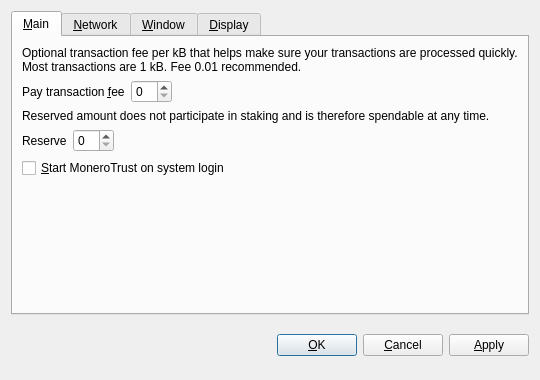
<?xml version="1.0" encoding="UTF-8"?>
<ui version="4.0">
 <class>OptionsDialog</class>
 <widget class="QDialog" name="OptionsDialog">
  <property name="geometry">
   <rect>
    <x>0</x>
    <y>0</y>
    <width>540</width>
    <height>380</height>
   </rect>
  </property>
  <property name="windowTitle">
   <string>Options</string>
  </property>
  <property name="modal">
   <bool>true</bool>
  </property>
  <layout class="QVBoxLayout" name="verticalLayout">
   <item>
    <widget class="QTabWidget" name="tabWidget">
     <property name="tabPosition">
      <enum>QTabWidget::North</enum>
     </property>
     <property name="currentIndex">
      <number>0</number>
     </property>
     <widget class="QWidget" name="tabMain">
      <attribute name="title">
       <string>&amp;Main</string>
      </attribute>
      <layout class="QVBoxLayout" name="verticalLayout_Main">
       <item>
        <widget class="QLabel" name="transactionFeeInfoLabel">
         <property name="text">
          <string>Optional transaction fee per kB that helps make sure your transactions are processed quickly. Most transactions are 1 kB. Fee 0.01 recommended.</string>
         </property>
         <property name="textFormat">
          <enum>Qt::PlainText</enum>
         </property>
         <property name="wordWrap">
          <bool>true</bool>
         </property>
        </widget>
       </item>
       <item>
        <layout class="QHBoxLayout" name="horizontalLayoutFee">
         <item>
          <widget class="QLabel" name="transactionFeeLabel">
           <property name="text">
            <string>Pay transaction &amp;fee</string>
           </property>
           <property name="textFormat">
            <enum>Qt::PlainText</enum>
           </property>
           <property name="buddy">
            <cstring>transactionFee</cstring>
           </property>
          </widget>
         </item>
         <item>
          <widget class="BitcoinAmountField" name="transactionFee"/>
         </item>
         <item>
          <spacer name="horizontalSpacerFee">
           <property name="orientation">
            <enum>Qt::Horizontal</enum>
           </property>
           <property name="sizeHint" stdset="0">
            <size>
             <width>40</width>
             <height>20</height>
            </size>
           </property>
          </spacer>
         </item>
        </layout>
       </item>
       <item>
        <widget class="QLabel" name="reserveBalanceInfoLabel">
         <property name="text">
          <string>Reserved amount does not participate in staking and is therefore spendable at any time.</string>
         </property>
         <property name="textFormat">
          <enum>Qt::PlainText</enum>
         </property>
         <property name="wordWrap">
          <bool>true</bool>
         </property>
        </widget>
       </item>
       <item>
        <layout class="QHBoxLayout" name="horizontalLayoutReserveBalance">
         <item>
          <widget class="QLabel" name="reserveBalanceLabel">
           <property name="text">
            <string>Reserve</string>
           </property>
           <property name="textFormat">
            <enum>Qt::PlainText</enum>
           </property>
           <property name="buddy">
            <cstring>reserveBalance</cstring>
           </property>
          </widget>
         </item>
         <item>
          <widget class="BitcoinAmountField" name="reserveBalance"/>
         </item>
         <item>
          <spacer name="horizontalSpacerReserveBalance">
           <property name="orientation">
            <enum>Qt::Horizontal</enum>
           </property>
           <property name="sizeHint" stdset="0">
            <size>
             <width>40</width>
             <height>20</height>
            </size>
           </property>
          </spacer>
         </item>
        </layout>
       </item>
       <item>
        <widget class="QCheckBox" name="bitcoinAtStartup">
         <property name="toolTip">
          <string>Automatically start MoneroTrust after logging in to the system.</string>
         </property>
         <property name="text">
          <string>&amp;Start MoneroTrust on system login</string>
         </property>
        </widget>
       </item>
       <item>
        <spacer name="verticalSpacer_Main">
         <property name="orientation">
          <enum>Qt::Vertical</enum>
         </property>
         <property name="sizeHint" stdset="0">
          <size>
           <width>20</width>
           <height>40</height>
          </size>
         </property>
        </spacer>
       </item>
      </layout>
     </widget>
     <widget class="QWidget" name="tabNetwork">
      <attribute name="title">
       <string>&amp;Network</string>
      </attribute>
      <layout class="QVBoxLayout" name="verticalLayout_Network">
       <item>
        <widget class="QCheckBox" name="mapPortUpnp">
         <property name="toolTip">
          <string>Automatically open the MoneroTrust client port on the router. This only works when your router supports UPnP and it is enabled.</string>
         </property>
         <property name="text">
          <string>Map port using &amp;UPnP</string>
         </property>
        </widget>
       </item>
       <item>
        <widget class="QCheckBox" name="connectSocks">
         <property name="toolTip">
          <string>Connect to the MoneroTrust network through a SOCKS5 proxy (e.g. when connecting through Tor).</string>
         </property>
         <property name="text">
          <string>&amp;Connect through SOCKS5 proxy:</string>
         </property>
        </widget>
       </item>
       <item>
        <layout class="QHBoxLayout" name="horizontalLayout_Network">
         <item>
          <widget class="QLabel" name="proxyIpLabel">
           <property name="text">
            <string>Proxy &amp;IP:</string>
           </property>
           <property name="textFormat">
            <enum>Qt::PlainText</enum>
           </property>
           <property name="buddy">
            <cstring>proxyIp</cstring>
           </property>
          </widget>
         </item>
         <item>
          <widget class="QValidatedLineEdit" name="proxyIp">
           <property name="maximumSize">
            <size>
             <width>140</width>
             <height>16777215</height>
            </size>
           </property>
           <property name="toolTip">
            <string>IP address of the proxy (e.g. 127.0.0.1)</string>
           </property>
          </widget>
         </item>
         <item>
          <widget class="QLabel" name="proxyPortLabel">
           <property name="text">
            <string>&amp;Port:</string>
           </property>
           <property name="textFormat">
            <enum>Qt::PlainText</enum>
           </property>
           <property name="buddy">
            <cstring>proxyPort</cstring>
           </property>
          </widget>
         </item>
         <item>
          <widget class="QLineEdit" name="proxyPort">
           <property name="maximumSize">
            <size>
             <width>55</width>
             <height>16777215</height>
            </size>
           </property>
           <property name="toolTip">
            <string>Port of the proxy (e.g. 9050)</string>
           </property>
          </widget>
         </item>
         <item>
          <spacer name="horizontalSpacer_Network">
           <property name="orientation">
            <enum>Qt::Horizontal</enum>
           </property>
           <property name="sizeHint" stdset="0">
            <size>
             <width>40</width>
             <height>20</height>
            </size>
           </property>
          </spacer>
         </item>
        </layout>
       </item>
       <item>
        <spacer name="verticalSpacer_Network">
         <property name="orientation">
          <enum>Qt::Vertical</enum>
         </property>
         <property name="sizeHint" stdset="0">
          <size>
           <width>20</width>
           <height>40</height>
          </size>
         </property>
        </spacer>
       </item>
      </layout>
     </widget>
     <widget class="QWidget" name="tabWindow">
      <attribute name="title">
       <string>&amp;Window</string>
      </attribute>
      <layout class="QVBoxLayout" name="verticalLayout_Window">
       <item>
        <widget class="QCheckBox" name="minimizeToTray">
         <property name="toolTip">
          <string>Show only a tray icon after minimizing the window.</string>
         </property>
         <property name="text">
          <string>&amp;Minimize to the tray instead of the taskbar</string>
         </property>
        </widget>
       </item>
       <item>
        <widget class="QCheckBox" name="minimizeOnClose">
         <property name="toolTip">
          <string>Minimize instead of exit the application when the window is closed. When this option is enabled, the application will be closed only after selecting Quit in the menu.</string>
         </property>
         <property name="text">
          <string>M&amp;inimize on close</string>
         </property>
        </widget>
       </item>
       <item>
        <spacer name="verticalSpacer_Window">
         <property name="orientation">
          <enum>Qt::Vertical</enum>
         </property>
         <property name="sizeHint" stdset="0">
          <size>
           <width>20</width>
           <height>40</height>
          </size>
         </property>
        </spacer>
       </item>
      </layout>
     </widget>
     <widget class="QWidget" name="tabDisplay">
      <attribute name="title">
       <string>&amp;Display</string>
      </attribute>
      <layout class="QVBoxLayout" name="verticalLayout_Display">
       <item>
        <layout class="QHBoxLayout" name="horizontalLayout_1_Display">
         <item>
          <widget class="QLabel" name="langLabel">
           <property name="text">
            <string>User Interface &amp;language:</string>
           </property>
           <property name="textFormat">
            <enum>Qt::PlainText</enum>
           </property>
           <property name="buddy">
            <cstring>lang</cstring>
           </property>
          </widget>
         </item>
         <item>
          <widget class="QValueComboBox" name="lang">
           <property name="toolTip">
            <string>The user interface language can be set here. This setting will take effect after restarting MoneroTrust.</string>
           </property>
          </widget>
         </item>
        </layout>
       </item>
       <item>
        <layout class="QHBoxLayout" name="horizontalLayout_2_Display">
         <item>
          <widget class="QLabel" name="unitLabel">
           <property name="text">
            <string>&amp;Unit to show amounts in:</string>
           </property>
           <property name="textFormat">
            <enum>Qt::PlainText</enum>
           </property>
           <property name="buddy">
            <cstring>unit</cstring>
           </property>
          </widget>
         </item>
         <item>
          <widget class="QValueComboBox" name="unit">
           <property name="toolTip">
            <string>Choose the default subdivision unit to show in the interface and when sending coins.</string>
           </property>
          </widget>
         </item>
        </layout>
       </item>
       <item>
        <widget class="QCheckBox" name="coinControlFeatures">
         <property name="toolTip">
          <string>Whether to show coin control features or not.</string>
         </property>
         <property name="text">
          <string>Display coin &amp;control features (experts only!)</string>
         </property>
        </widget>
       </item>
       <item>
        <widget class="QCheckBox" name="useBlackTheme">
         <property name="text">
          <string>Use black visual theme (requires restart)</string>
         </property>
        </widget>
       </item>
       <item>
        <spacer name="verticalSpacer_Display">
         <property name="orientation">
          <enum>Qt::Vertical</enum>
         </property>
         <property name="sizeHint" stdset="0">
          <size>
           <width>20</width>
           <height>40</height>
          </size>
         </property>
        </spacer>
       </item>
      </layout>
     </widget>
    </widget>
   </item>
   <item>
    <layout class="QHBoxLayout" name="horizontalLayout_Buttons">
     <item>
      <spacer name="horizontalSpacer_1">
       <property name="orientation">
        <enum>Qt::Horizontal</enum>
       </property>
       <property name="sizeHint" stdset="0">
        <size>
         <width>40</width>
         <height>48</height>
        </size>
       </property>
      </spacer>
     </item>
     <item>
      <widget class="QLabel" name="statusLabel">
       <property name="font">
        <font>
         <weight>75</weight>
         <bold>true</bold>
        </font>
       </property>
       <property name="text">
        <string/>
       </property>
       <property name="textFormat">
        <enum>Qt::PlainText</enum>
       </property>
       <property name="wordWrap">
        <bool>true</bool>
       </property>
      </widget>
     </item>
     <item>
      <spacer name="horizontalSpacer_2">
       <property name="orientation">
        <enum>Qt::Horizontal</enum>
       </property>
       <property name="sizeHint" stdset="0">
        <size>
         <width>40</width>
         <height>48</height>
        </size>
       </property>
      </spacer>
     </item>
     <item>
      <widget class="QPushButton" name="okButton">
       <property name="text">
        <string>&amp;OK</string>
       </property>
      </widget>
     </item>
     <item>
      <widget class="QPushButton" name="cancelButton">
       <property name="text">
        <string>&amp;Cancel</string>
       </property>
       <property name="autoDefault">
        <bool>false</bool>
       </property>
      </widget>
     </item>
     <item>
      <widget class="QPushButton" name="applyButton">
       <property name="text">
        <string>&amp;Apply</string>
       </property>
       <property name="autoDefault">
        <bool>false</bool>
       </property>
      </widget>
     </item>
    </layout>
   </item>
  </layout>
 </widget>
 <customwidgets>
  <customwidget>
   <class>BitcoinAmountField</class>
   <extends>QSpinBox</extends>
   <header>bitcoinamountfield.h</header>
  </customwidget>
  <customwidget>
   <class>QValueComboBox</class>
   <extends>QComboBox</extends>
   <header>qvaluecombobox.h</header>
  </customwidget>
  <customwidget>
   <class>QValidatedLineEdit</class>
   <extends>QLineEdit</extends>
   <header>qvalidatedlineedit.h</header>
  </customwidget>
 </customwidgets>
 <resources/>
 <connections/>
</ui>
